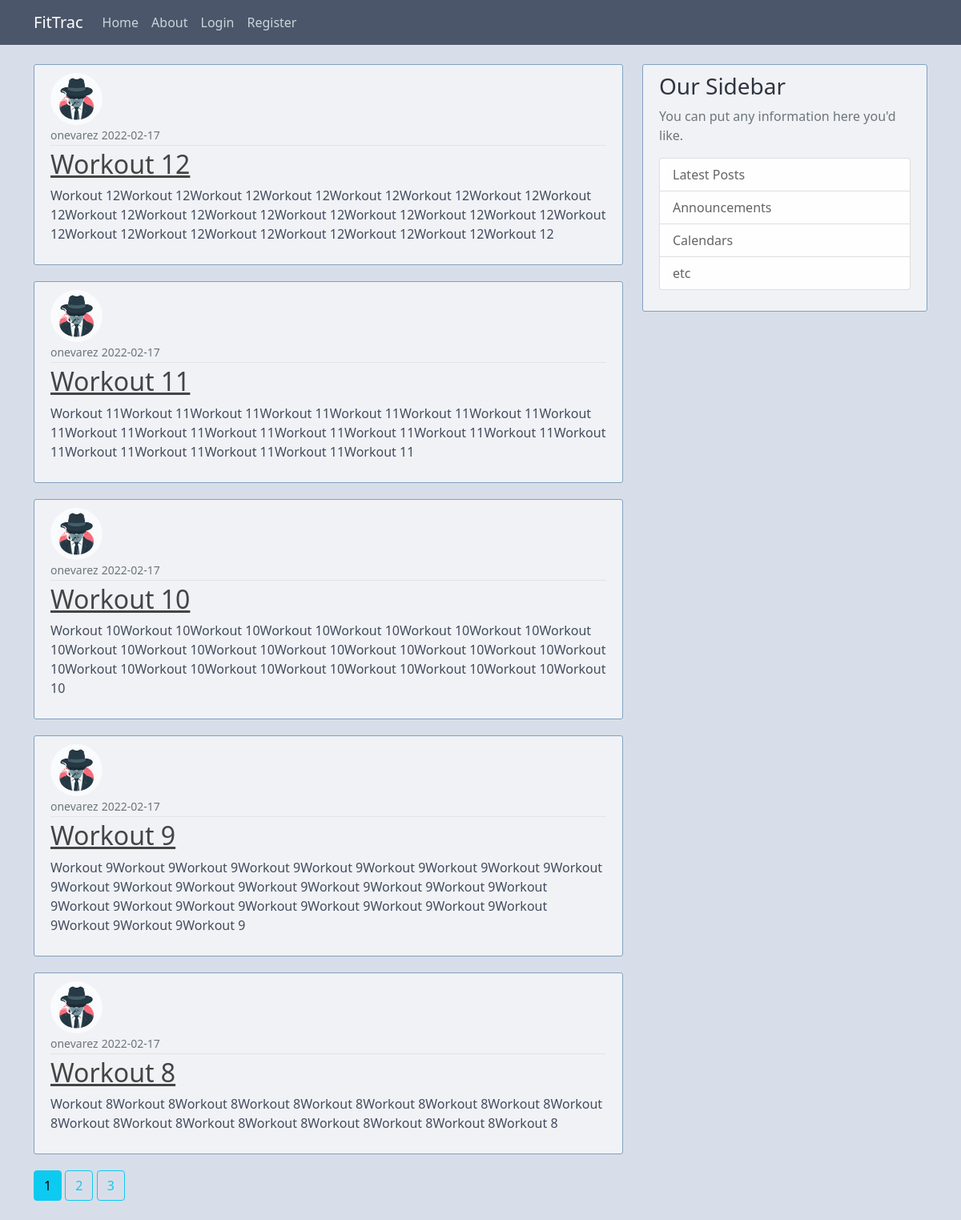
Page /home on the earlier database version.
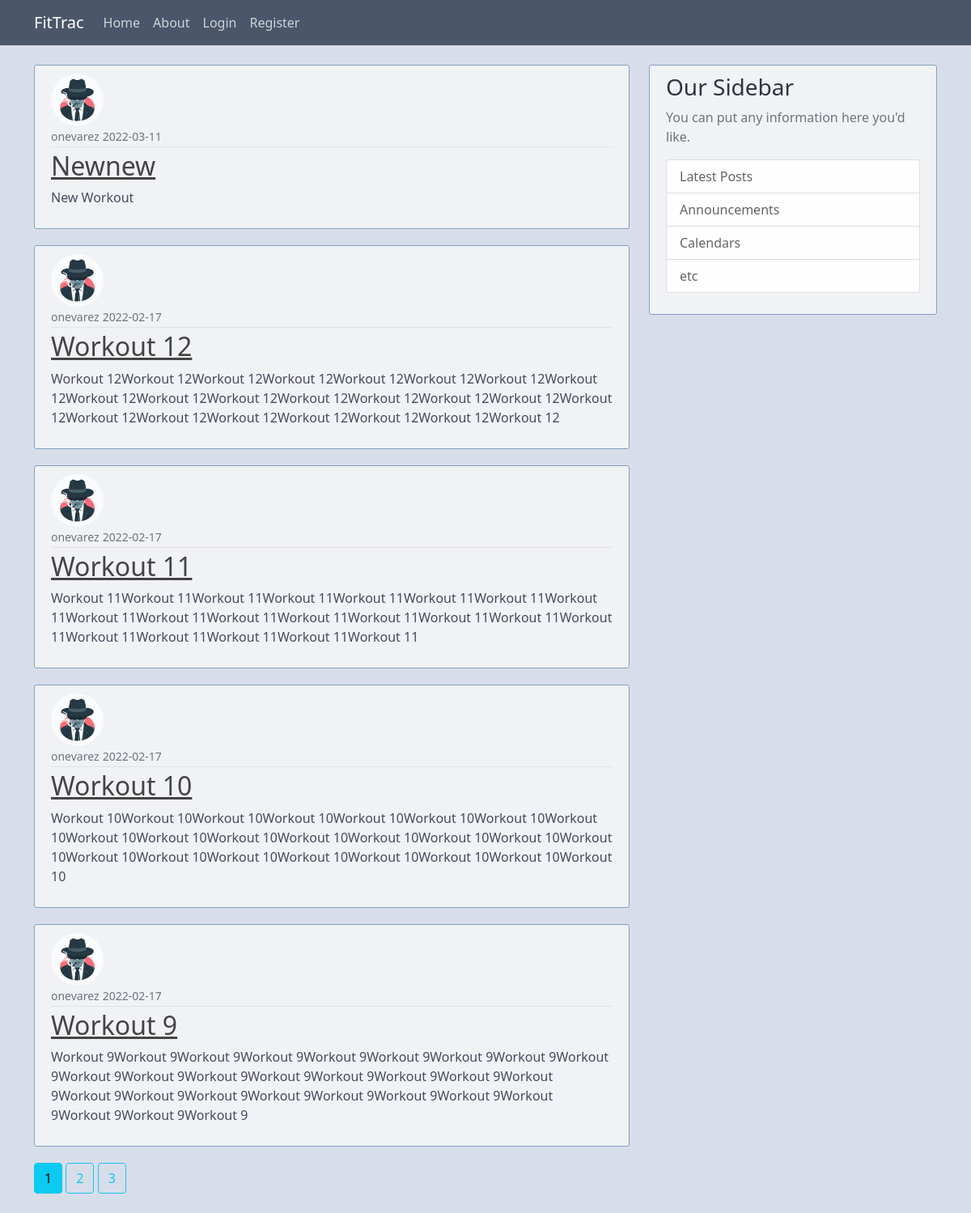
Same page on the later database version.
### application/models.py (models this page shows, shortened)
class Workout(db.Model):
    id = db.Column(db.Integer, primary_key=True)
    title = db.Column(db.String(60), nullable=False)
    workout_date = db.Column(db.DateTime, nullable=True, default=datetime.utcnow)
    content = db.Column(db.Text, nullable=False)
    user_id = db.Column(db.Integer, db.ForeignKey('user.id'), nullable=False)

class User(db.Model, UserMixin):
    id = db.Column(db.Integer, primary_key=True)
    username = db.Column(db.String(20), unique=True, nullable=False)
    email = db.Column(db.String(120), unique=True, nullable=False)
    image_file = db.Column(db.String(20), nullable=False, default='default.jpg')
    password = db.Column(db.String(60), nullable=False)
    workouts = db.relationship('Workout', backref='member', lazy=True)

### application/main/routes.py (the view)
@main.route("/")
@main.route("/home")
def home():
    page = request.args.get('page', 1, type=int)
    posts = Workout.query.order_by(Workout.workout_date.desc()).paginate(page=page, per_page=5)
    return render_template('home.html', posts=posts)

### application/templates/home.html
{% extends "base.html" %}
{% block content %}
    {% for post in posts.items %}
        <article class="media content-section">
            <img class="rounded-circle article-img" src="{{ url_for('static', filename='profile_pics/' + post.member.image_file) }}">
            <div class="media-body">
            <div class="article-metadata">
                <small class="text-muted">{{ post.member.username }}</small>
                <small class="text-muted">{{ post.workout_date.strftime('%Y-%m-%d') }}</small>
            </div>
            <h2><a class="article-title" href="{{ url_for('workouts.post', post_id=post.id) }}">{{ post.title }}</a></h2>
            <p class="article-content">{{ post.content }}</p>
            </div>
        </article>
    {% endfor %}
    {% for page_num in posts.iter_pages(left_edge=1, right_edge=1, left_current=1, right_current=2) %}
      {% if page_num %}
        {% if posts.page == page_num %}
          <a class="btn btn-info mb-4" href="{{ url_for('main.home', page=page_num) }}">{{ page_num }}</a>
        {% else %}
          <a class="btn btn-outline-info mb-4" href="{{ url_for('main.home', page=page_num) }}">{{ page_num }}</a>
        {% endif %}
      {% else %}
        ...
      {% endif %}
    {% endfor %}
{% endblock content%}

### application/templates/base.html (shortened to what this page needs)
<!DOCTYPE html>
<html>
<head>
    <link href="https://cdn.jsdelivr.net/npm/bootstrap@5.1.3/dist/css/bootstrap.min.css" rel="stylesheet">
    <link rel="stylesheet" type="text/css" href="{{ url_for('static', filename='main.css')}}">
</head>
<body>
    <header class="site-header">
        <nav class="navbar navbar-expand-md navbar-dark bg-steel fixed-top">
          <div class="container">
            <a class="navbar-brand mr-4" href="/">FitTrac</a>
            <div class="collapse navbar-collapse" id="navbarToggle">
            <div class="navbar-nav mr-auto">
              <a class="nav-item nav-link" href="{{ url_for('main.home') }}">Home</a>
              <a class="nav-item nav-link" href="{{ url_for('main.about') }}">About</a>
            </div>
            <div class="navbar-nav">
              {% if current_user.is_authenticated %}
                <a class="nav-item nav-link" href="{{ url_for('workouts.new_post') }}">New Post</a>
                <a class="nav-item nav-link" href="{{ url_for('users.account') }}">Account</a>
                <a class="nav-item nav-link" href="{{ url_for('users.logout') }}">Logout</a>
              {% else %}
                <a class="nav-item nav-link" href="{{ url_for('users.login') }}">Login</a>
                <a class="nav-item nav-link" href="{{ url_for('users.register') }}">Register</a>
              {% endif %}
              </div>
            </div>
          </div>
        </nav>
    </header>
    <main role="main" class="container">
        <div class="row">
          <div class="col-md-8">
            {% block content %}{% endblock %}
          </div>
          <div class="col-md-4">
            <div class="content-section">
              <h3>Our Sidebar</h3>
              <p class='text-muted'>You can put any information here you'd like.
                <ul class="list-group">
                  <li class="list-group-item list-group-item-light">Latest Posts</li>
                  <li class="list-group-item list-group-item-light">Announcements</li>
                  <li class="list-group-item list-group-item-light">Calendars</li>
                  <li class="list-group-item list-group-item-light">etc</li>
                </ul>
              </p>
            </div>
          </div>
        </div>
    </main>
</body>
</html>

### application/static/main.css (style rules this page uses)
body { background: #D8DEE9; color: #434C5E; margin-top: 5rem; }
h1, h2, h3, h4, h5, h6 { color: #2E3440; }
.bg-steel { background-color: #4C566A; }
.site-header .navbar-nav .nav-link { color: #cbd5db; }
.content-section { background: #f0f2f5; padding: 10px 20px; border: 1px solid #81A1C1; border-radius: 3px; margin-bottom: 20px; }
.article-title { color: #444444; }
.article-content { white-space: pre-line; }
.article-img { height: 65px; width: 65px; margin-right: 16px; }
.article-metadata { padding-bottom: 1px; margin-bottom: 4px; border-bottom: 1px solid #e3e3e3 }

Differences in the rows shown:
no longer on this page (row unchanged): Workout: image_file (picture), member.username "onevarez", workout_date "2022-02-17", title "Workout 8", content "Workout 8Workout 8Workout 8Workout 8Workout 8Workout 8Workout 8Workout 8Workout 8Workout 8Workout 8Workout 8Workout 8Workout 8Workout 8Workout 8Workout 8"
added Workout: image_file (picture), member.username "onevarez", workout_date "2022-03-11", title "Newnew", content "New Workout"
